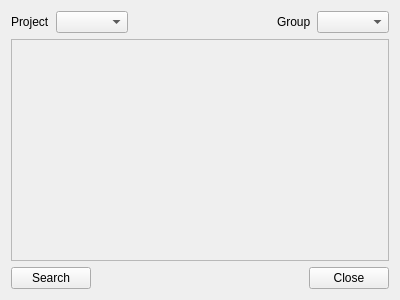
<?xml version="1.0" encoding="UTF-8"?>
<ui version="4.0">
 <class>ScreenshotsWindow_UI</class>
 <widget class="QWidget" name="ScreenshotsWindow_UI">
  <property name="geometry">
   <rect>
    <x>0</x>
    <y>0</y>
    <width>400</width>
    <height>300</height>
   </rect>
  </property>
  <property name="windowTitle">
   <string>Screenshots</string>
  </property>
  <property name="locale">
   <locale language="English" country="World"/>
  </property>
  <layout class="QVBoxLayout" name="verticalLayout">
   <item>
    <layout class="QHBoxLayout" name="horizontalLayout">
     <item>
      <widget class="QLabel" name="Screenshots_ProjectLabel">
       <property name="text">
        <string>Project</string>
       </property>
      </widget>
     </item>
     <item>
      <widget class="QComboBox" name="Screenshots_ProjectCombobox"/>
     </item>
     <item>
      <spacer name="horizontalSpacer">
       <property name="orientation">
        <enum>Qt::Orientation::Horizontal</enum>
       </property>
       <property name="sizeHint" stdset="0">
        <size>
         <width>40</width>
         <height>20</height>
        </size>
       </property>
      </spacer>
     </item>
     <item>
      <widget class="QLabel" name="Screenshots_GroupLabel">
       <property name="text">
        <string>Group</string>
       </property>
      </widget>
     </item>
     <item>
      <widget class="QComboBox" name="Screenshots_GroupCombobox"/>
     </item>
    </layout>
   </item>
   <item>
    <widget class="QScrollArea" name="Screenshots_PreviewScrollarea">
     <property name="widgetResizable">
      <bool>true</bool>
     </property>
     <widget class="QWidget" name="Screenshots_PreviewLayoutWidget">
      <property name="geometry">
       <rect>
        <x>0</x>
        <y>0</y>
        <width>380</width>
        <height>210</height>
       </rect>
      </property>
      <layout class="QVBoxLayout" name="verticalLayout_2"/>
     </widget>
    </widget>
   </item>
   <item>
    <layout class="QHBoxLayout" name="horizontalLayout_2">
     <item>
      <widget class="QPushButton" name="Screenshots_SearchButton">
       <property name="text">
        <string>Search</string>
       </property>
      </widget>
     </item>
     <item>
      <spacer name="horizontalSpacer_2">
       <property name="orientation">
        <enum>Qt::Orientation::Horizontal</enum>
       </property>
       <property name="sizeHint" stdset="0">
        <size>
         <width>40</width>
         <height>20</height>
        </size>
       </property>
      </spacer>
     </item>
     <item>
      <widget class="QPushButton" name="Screenshots_CloseButton">
       <property name="text">
        <string>Close</string>
       </property>
      </widget>
     </item>
    </layout>
   </item>
  </layout>
 </widget>
 <resources/>
 <connections/>
</ui>
